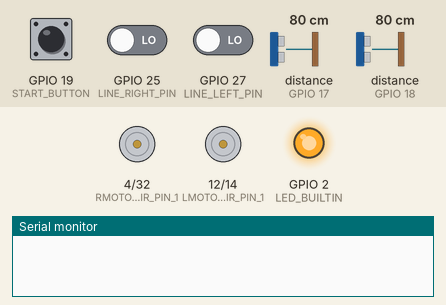
A sketch run on a simulated ESP32. On the bench: motor-driver pin pairs drawn as motors (green arrow = first pin HIGH = forward, orange = second pin HIGH = backward, longer = more drive, scaled by the enable pin), output pins drawn as LEDs (lit = HIGH), the last lines printed to the serial monitor. Wiring (inferred from the names in the program): 2 × ultrasonic range finder: trigger GPIO 5, echo GPIO 18 / trigger GPIO 16, echo GPIO 17. The inputs (shaded band) are chosen by the test bench; at power-on: GPIO 19 (START_BUTTON) HIGH, GPIO 25 (LINE_RIGHT_PIN) LOW, GPIO 27 (LINE_LEFT_PIN) LOW, distance to the obstacle (sensors on GPIO 17, GPIO 18) 80 cm. The echo pulse lasts 58.3 µs per cm; pins used as bus, display or sensor lines are not drawn.

Above: at 0.8 s.
0.9 s: GPIO 19 (START_BUTTON) pulled LOW for 3.2 s
At 3.7 s:
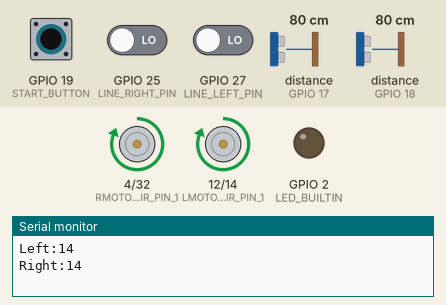
5.6 s: GPIO 25 (LINE_RIGHT_PIN) driven HIGH
At 6.05 s:
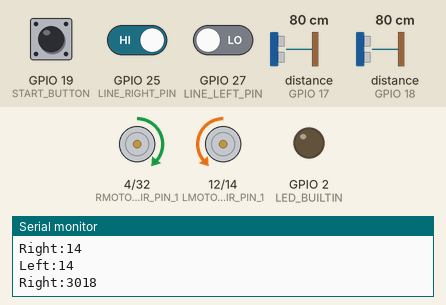
8.6 s: GPIO 25 (LINE_RIGHT_PIN) driven LOW
10.1 s: GPIO 27 (LINE_LEFT_PIN) driven HIGH
At 10.61 s:
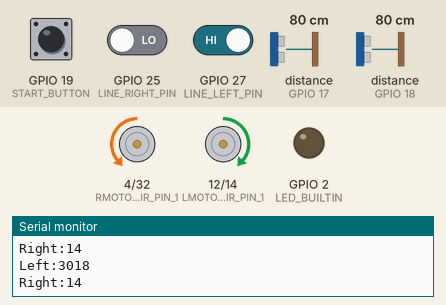
Timing chart, 0 to 14.1 s (numbered marks = the images above; inputs shaded):
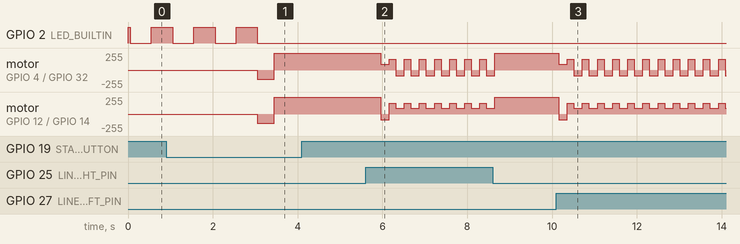

The sketch:

BOB.ino
```cpp
/*
**************************************
**  B.O.B. - Barely Operational Bot  **
**************************************
*
* Authors:
* Dave Riley
* Raghav Kejriwal
* Loïc Zammit
*
* Code guidelines:
* 	- variable names should be all lowercase using underscores, struct or class names CamelCase, global variables prefixed with g_
* 	- use spaces around operators, apart from in arguments
* 	- first open brace { on same line, closing brace } a line by itself
* 	- keep things simple and readable
*
* NB: With our board, may have to hold 'BOOT' Switch when uploading sketch
*
* ERROR CODES BUILTIN LED: (REPEAT ERROR CODES 10 TIMES IN 2 SEC INTERVALS (?))
* 1: . . . . . : Issue with update_motor, g_motor_commands has conflicting/erroneous values. Either turn is not within [-1, 1] or direction says reverse, but turn is not set to straight (0) {while this is possible to implement, it is rather confusing}. Hopefully code logic should never bring such a situation.
*/

/**********
Definitions
***********/

// left motor
#define LMOTOR_PWM_PIN   13
#define LMOTOR_DIR_PIN_1 12  // swapped the pin definitions around because motors were running in reverese
#define LMOTOR_DIR_PIN_2 14
const float LMOTOR_CORRECTION_FACTOR = 1; // must be <=1
const float LMOTOR_TURN_CORRECTION_FACTOR = 0.4; // motors slower in reverse

#if LMOTOR_CORRECTION_FACTOR > 1
	#error Motor correction factors must be less than or equal to 1
#endif

// right motor
#define RMOTOR_PWM_PIN   15
#define RMOTOR_DIR_PIN_2 32  // swapped the pin definitions around because motors were running in reverese
#define RMOTOR_DIR_PIN_1 4
const float RMOTOR_CORRECTION_FACTOR = 1; // must be <=1
const float RMOTOR_TURN_CORRECTION_FACTOR = 0.4; // motors slower in reverse

#if RMOTOR_CORRECTION_FACTOR > 1
	#error Motor correction factors must be less than or equal to 1
#endif

// both motors
#define MOTORMIN 60  // to account for deadband of motors, set based on motor with largest deadband
#define TURNING_FACTOR_FAST 50  // amount of PWM to decrease the turning wheel by when driving quickly

// IR line sensors
#define LINE_LEFT_PIN 27
#define LINE_LEFT_POWER_PIN 26
#define LINE_RIGHT_PIN 25
#define LINE_RIGHT_POWER_PIN 33
#define LINE_LEFT_THRESHOLD 1000  // based on manual callibration
#define LINE_RIGHT_THRESHOLD 1000  // based on manual callibration

//Object sensors
#define RING_SIZE 600

#define LOBJSENSOR_TRIG 16
#define LOBJSENSOR_ECHO 17

#define ROBJSENSOR_TRIG 5
#define ROBJSENSOR_ECHO 18

// Built-in LED
#define LED_BUILTIN 2

// START BUTTON
#define START_BUTTON 19

/***************
Global Variables
****************/

//Stores readings from the ultrasonic and infrared sensors
struct Sensors {
	float object_left = 4000.0;
	float object_right = 4000.0;
	float last_seen_right = true;
	bool line_left = false;
	bool line_right = false;
} g_sensor_readings;  // the structure name

// stores commands for motor power and steering
struct MotorCommands {
	int turn = 0; // -1 for left; 1 for right; 0 for straight.
	bool forward = true; // true for forward, false for reverse. Can only be in reverse if turn is set to 0, or straight! Not allowing a reverse turning possibility, since doing an on the spot turn anyways.
	int motor_power;
} g_motor_commands;  // the structure name

/******************
Function Prototypes
*******************/
void line_check(void);
void reverse_escape(void);
void single_side_escape(void);
void search_attack(void);
void update_object_sensors(void);
void update_motor(void);
void turn_left(void);
void turn_right(void);
void dir_forward(void);
void dir_reverse(void);

/*********
Setup Code
**********/
void setup() {
    Serial.begin(115200); //Starts serial output
    analogWrite(LMOTOR_PWM_PIN, 0);
    analogWrite(RMOTOR_PWM_PIN, 0);
	//Set built-in LED pin (D13) as output & switch on to show that setup in progress
	pinMode(LED_BUILTIN, OUTPUT);
	digitalWrite(LED_BUILTIN, HIGH);

	//Set motors pin modes
	pinMode(LMOTOR_DIR_PIN_1, OUTPUT);
	pinMode(LMOTOR_DIR_PIN_2, OUTPUT);
	pinMode(LMOTOR_PWM_PIN, OUTPUT);
	pinMode(RMOTOR_DIR_PIN_1, OUTPUT);
	pinMode(RMOTOR_DIR_PIN_2, OUTPUT);
	pinMode(RMOTOR_PWM_PIN, OUTPUT);

	//Set ultrasonic sensor pin modes
	pinMode(LOBJSENSOR_TRIG, OUTPUT);
	pinMode(LOBJSENSOR_ECHO, INPUT);
	pinMode(ROBJSENSOR_TRIG, OUTPUT);
	pinMode(ROBJSENSOR_ECHO, INPUT);

	//Set line sensors pin mode
	pinMode(LINE_LEFT_POWER_PIN, OUTPUT);
	pinMode(LINE_RIGHT_POWER_PIN, OUTPUT);
	pinMode(LINE_LEFT_PIN, INPUT);
	pinMode(LINE_RIGHT_PIN, INPUT);

    // Start Button
    pinMode(START_BUTTON, INPUT_PULLUP);

	//Power on to the line sensors
	digitalWrite(LINE_LEFT_POWER_PIN, HIGH);
	digitalWrite(LINE_RIGHT_POWER_PIN, HIGH);

	//Set motors in forward direction
	dir_forward();

    for (int i=0; i<5; i++) {
        update_object_sensors();
    }

	//Blinks LED to show setup completed sucessfully
	for(int i=0; i<3; i++) {
		digitalWrite(LED_BUILTIN, LOW);
		delay(500);
		digitalWrite(LED_BUILTIN, HIGH);
		delay(500);
		digitalWrite(LED_BUILTIN, LOW);
	}

    while(true) {
        bool start_check = digitalRead(START_BUTTON);
        if (start_check == false) {
            break;
        }
    }

    g_motor_commands.motor_power = 80;
    update_motor();
    delay(400);
    g_motor_commands.motor_power = 0;
    update_motor();
}


/********
Main Code
*********/

void loop() { //Main Control loop
	line_check(); //Checks for lines
    //update_object_sensors(); //debugging
	 //Bound detection
	if(g_sensor_readings.line_left && g_sensor_readings.line_right) {
    //If both lines detected in the front, reverse
        //Serial.println("Reverse Escape");
		reverse_escape();
	} else if(g_sensor_readings.line_left) {
    //If one line detected in the left, turn right
        //Serial.println("Turning Right");
        left_side_escape();
	} else if(g_sensor_readings.line_right) {
    //If one line detected on the right, turn left
        //Serial.println("Turning Left");
        right_side_escape();
	} else {
    //If no bounds detected, search for opponent
		update_object_sensors();
        //Serial.println("Search Attack");
		search_attack();
	}

  // debugging

  /*Serial.print("object left: ");
  Serial.println(g_sensor_readings.object_left);
  Serial.print("object right: ");
  Serial.println(g_sensor_readings.object_right);
  Serial.print("last seen right?: ");
  Serial.println(g_sensor_readings.last_seen_right);
  Serial.print("line left: ");
  Serial.println(g_sensor_readings.line_left);
  Serial.print("line right: ");
  Serial.println(g_sensor_readings.line_right);
  Serial.print("turn (-1 left, 0 straight, 1 right): ");
  Serial.println(g_motor_commands.turn);
  Serial.print("forward? ");
  Serial.println(g_motor_commands.forward);
  Serial.print("motor power: ");
  Serial.println(g_motor_commands.motor_power);
  Serial.println();
  delay(5000);*/

}


void line_check() {
    //Update values for lines sensed from the QRE1113 **DIGITAL** breakout board sensors
  //Lower numbers mean more refleacive, more than 3000 means nothing was reflected
  //(testing on black tape and white masking tape suggest anything below 150 is a white line)
  if (min(g_sensor_readings.object_left,g_sensor_readings.object_right) < 100) {
    return;
  }
  pinMode(LINE_LEFT_PIN, OUTPUT);
  digitalWrite(LINE_LEFT_PIN, HIGH);
  delayMicroseconds(10);
  pinMode(LINE_LEFT_PIN, INPUT);
  long time = micros();
  //time how long the input is HIGH, but quit after 3ms as nothing happens after that
  while (digitalRead(LINE_LEFT_PIN) == HIGH && micros() - time < 3000);
  int diff = micros() - time;
  Serial.print("Left:");
  Serial.println(diff);
	if(diff < LINE_LEFT_THRESHOLD){
		g_sensor_readings.line_left = true;
	} else {
		g_sensor_readings.line_left = false;
	}

  pinMode(LINE_RIGHT_PIN, OUTPUT);
  digitalWrite(LINE_RIGHT_PIN, HIGH);
  delayMicroseconds(10);
  pinMode(LINE_RIGHT_PIN, INPUT);
  time = micros();
  //time how long the input is HIGH, but quit after 3ms as nothing happens after that
  while (digitalRead(LINE_RIGHT_PIN) == HIGH && micros() - time < 3000);
  diff = micros() - time;
  Serial.print("Right:");
  Serial.println(diff);
	if(diff < LINE_RIGHT_THRESHOLD){
		g_sensor_readings.line_right = true;
	} else {
	        g_sensor_readings.line_left = false;
        }
}

void update_object_sensors() {
	// Updates the global struct with readings from the object sensors. If sight of
	// the enemy is lost, also updates the history of direction enemy was last seen in

	// Ultrasonics output HIGH pulse for the amount of time it takes the waves to reflect back
	// pulseIn measures that, and distance in mm is then calculated

	//Left utrasonic sensor
    digitalWrite(LOBJSENSOR_TRIG, LOW);
	delayMicroseconds(2);
	digitalWrite(LOBJSENSOR_TRIG, HIGH);
	delayMicroseconds(10);
	digitalWrite(LOBJSENSOR_TRIG, LOW);
	int Lduration = pulseIn(LOBJSENSOR_ECHO, HIGH);

    //Right ultrasonic sensor
	digitalWrite(ROBJSENSOR_TRIG, LOW);
	delayMicroseconds(2);
	digitalWrite(ROBJSENSOR_TRIG, HIGH);
	delayMicroseconds(10);
	digitalWrite(ROBJSENSOR_TRIG, LOW);
	int Rduration = pulseIn(ROBJSENSOR_ECHO, HIGH);

	float Ldistance = Lduration * 0.34/2;
	float Rdistance = Rduration * 0.34/2;

	// Updates history of direction enemy was last seen in
	if(min(Ldistance, Rdistance) > RING_SIZE && min(g_sensor_readings.object_left, g_sensor_readings.object_right) < RING_SIZE) {
		float left_right = g_sensor_readings.object_left - g_sensor_readings.object_right;
		if(left_right >= 0) {
			g_sensor_readings.last_seen_right = true;
		} else if(left_right < 0) {
			g_sensor_readings.last_seen_right = false;
		}
	}
	g_sensor_readings.object_left = Ldistance;
	g_sensor_readings.object_right = Rdistance;

	return;
}

void reverse_escape() {
	// does a quick reverse, a turn, then returns control of motor and steering to normal
	// sets motors to reverse direction, delays to make sure it gets somewhere before checking for next loop iteration. completes a line check and iteration of loop done if line check still returns positive
	do {
		g_motor_commands.motor_power = 255;
		dir_reverse();
		// revers set to high speed so can counter forward momentum if needed.
		delay(500);
		line_check();
	} while(g_sensor_readings.line_left && g_sensor_readings.line_right);
	if(g_sensor_readings.last_seen_right == true) {
		g_motor_commands.motor_power = 60;
		turn_right();
	} else {
		g_motor_commands.motor_power = 60;
		turn_left();
	}
	delay(200);
	g_motor_commands.motor_power = 0;
	dir_forward();
	return;
}

void left_side_escape() {
    do {
		g_motor_commands.motor_power = 100;
		dir_reverse();
		// revers set to high speed so can counter forward momentum if needed.
		delay(150);
		line_check();
	} while(g_sensor_readings.line_left && g_sensor_readings.line_right);
    g_motor_commands.motor_power = 60;
    turn_right();
    delay(200);
    return;
}

void right_side_escape() {
    do {
		g_motor_commands.motor_power = 100;
		dir_reverse();
		// revers set to high speed so can counter forward momentum if needed.
		delay(150);
		line_check();
	} while(g_sensor_readings.line_left && g_sensor_readings.line_right);
    g_motor_commands.motor_power = 60;
    turn_left();
    delay(200);
    return;
}


void search_attack() {// Searches for the opponent, if opponent found to be in range will accelerate full speed at them

	if(min(g_sensor_readings.object_left, g_sensor_readings.object_right) > RING_SIZE){
		// the enemy is not in range, turn in the direction they were last seen
		if(g_sensor_readings.last_seen_right){
			g_motor_commands.motor_power = 60;
			turn_right();
            delay(200);
            g_motor_commands.motor_power = 0;
            dir_forward();
            //Serial.println("Stopped");
            //delay(1000);
			return;
		}else{
			g_motor_commands.motor_power = 60;
			turn_left();
            delay(200);
            g_motor_commands.motor_power = 0;
            dir_forward();
            //Serial.println("Stopped");
            //delay(1000);
			return;
		}
	}

	// If we haven't returned to the caller yet then the enemy is in range
	float left_minus_right = g_sensor_readings.object_left - g_sensor_readings.object_right;
	if(abs(left_minus_right) < 100){
		// If the enemy is pretty much in front of us, CHARGE!
		g_motor_commands.motor_power = 255;
		dir_forward();
		return;
	}

	// If we haven't charged then we need to turn to face the enemy better
	if(left_minus_right > 100){
		g_motor_commands.motor_power = 60;
		turn_right();
		return;
	} else {
		g_motor_commands.motor_power = 60;
		turn_left();
		return;
	}
}


void update_motor() {
	// logic to update output values to motor based on global variable values
	// Sets directions for both motors. true value means forward, false value means reverse
	int LMOTORPWR = 0;
	int RMOTORPWR = 0;

	if(g_motor_commands.turn == -1 && g_motor_commands.forward == true) {
        // Left Turn
		digitalWrite(LMOTOR_DIR_PIN_1, HIGH);
		digitalWrite(LMOTOR_DIR_PIN_2, LOW);
		digitalWrite(RMOTOR_DIR_PIN_1, LOW);
		digitalWrite(RMOTOR_DIR_PIN_2, HIGH);
		LMOTORPWR = g_motor_commands.motor_power * LMOTOR_CORRECTION_FACTOR * LMOTOR_TURN_CORRECTION_FACTOR;
		RMOTORPWR = g_motor_commands.motor_power * RMOTOR_CORRECTION_FACTOR * RMOTOR_TURN_CORRECTION_FACTOR;
	} else if(g_motor_commands.turn == 1 && g_motor_commands.forward == true) {
        // Right Turn
		digitalWrite(LMOTOR_DIR_PIN_1, LOW);
		digitalWrite(LMOTOR_DIR_PIN_2, HIGH);
		digitalWrite(RMOTOR_DIR_PIN_1, HIGH);
		digitalWrite(RMOTOR_DIR_PIN_2, LOW);
		LMOTORPWR = g_motor_commands.motor_power * LMOTOR_CORRECTION_FACTOR * LMOTOR_TURN_CORRECTION_FACTOR;
		RMOTORPWR = g_motor_commands.motor_power * RMOTOR_CORRECTION_FACTOR * RMOTOR_TURN_CORRECTION_FACTOR;
	} else if(g_motor_commands.turn == 0 && g_motor_commands.forward == true) {
        // Forwards
		digitalWrite(LMOTOR_DIR_PIN_1, LOW);
		digitalWrite(LMOTOR_DIR_PIN_2, HIGH);
		digitalWrite(RMOTOR_DIR_PIN_1, LOW);
		digitalWrite(RMOTOR_DIR_PIN_2, HIGH);
		LMOTORPWR = g_motor_commands.motor_power * LMOTOR_CORRECTION_FACTOR;
		RMOTORPWR = g_motor_commands.motor_power * RMOTOR_CORRECTION_FACTOR;
	} else if(g_motor_commands.turn == 0 && g_motor_commands.forward == false) {
        // Reverse
		digitalWrite(LMOTOR_DIR_PIN_1, HIGH);
		digitalWrite(LMOTOR_DIR_PIN_2, LOW);
		digitalWrite(RMOTOR_DIR_PIN_1, HIGH);
		digitalWrite(RMOTOR_DIR_PIN_2, LOW);
		LMOTORPWR = g_motor_commands.motor_power * LMOTOR_CORRECTION_FACTOR;// + MOTORMIN;
		RMOTORPWR = g_motor_commands.motor_power * RMOTOR_CORRECTION_FACTOR;// + MOTORMIN;
	}
	// ERROR CODE 1
	else {
		for (int j = 0; j < 10; j++) {
			for (int i = 0; i < 5; i++) {
				digitalWrite(LED_BUILTIN, LOW);
				delay (500);
				digitalWrite(LED_BUILTIN, HIGH);
				delay(500);
				digitalWrite(LED_BUILTIN, LOW);
			}
			delay(2000);
		}
	}

    if (LMOTORPWR != 0 && RMOTORPWR !=0 && max(LMOTORPWR, RMOTORPWR) < 255 - MOTORMIN) {
        LMOTORPWR = LMOTORPWR + MOTORMIN;
        RMOTORPWR = RMOTORPWR + MOTORMIN;
    }

    analogWrite(LMOTOR_PWM_PIN, LMOTORPWR);
    analogWrite(RMOTOR_PWM_PIN, RMOTORPWR);

    return;
}

void turn_left() {
	g_motor_commands.turn = -1;
	g_motor_commands.forward = true;
	update_motor();
}

void turn_right() {
	g_motor_commands.turn = 1;
	g_motor_commands.forward = true;
	update_motor();
}

void dir_forward() {
	g_motor_commands.turn = 0;
	g_motor_commands.forward = true;
	update_motor();
}

void dir_reverse() {
	g_motor_commands.turn = 0;
	g_motor_commands.forward = false;
	update_motor();
}
```

Measured:
- after the input at 0.9 s, motor on GPIO 4 (RMOTOR_DIR_PIN_1) / GPIO 32 (RMOTOR_DIR_PIN_2), motor on GPIO 12 (LMOTOR_DIR_PIN_1) / GPIO 14 (LMOTOR_DIR_PIN_2): stopped → backward 140/255 after 2.2 s, → forward 255/255 0.40 s later
- by itself, GPIO 2 (LED_BUILTIN): alternates HIGH for 0.50 s and LOW for 0.50 s, 5 changes in all, then stays LOW
